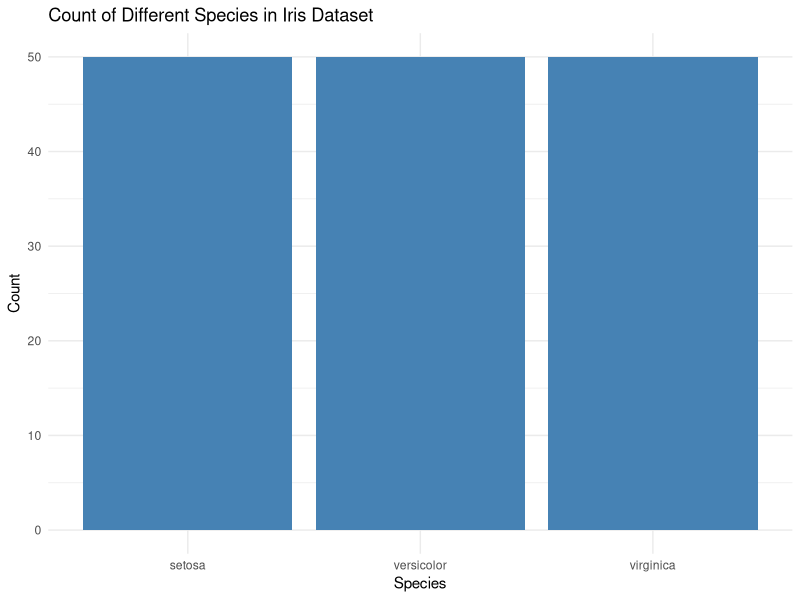

Recreate this plot in R.
library(ggplot2) 
# Bar plot of Species counts 
ggplot(data = iris, aes(x = Species)) + 
  geom_bar(fill = "steelblue") +  # Adds bars filled with steel blue color 
  labs(title = "Count of Different Species in Iris Dataset",  
       x = "Species",  
       y = "Count") + 
  theme_minimal()